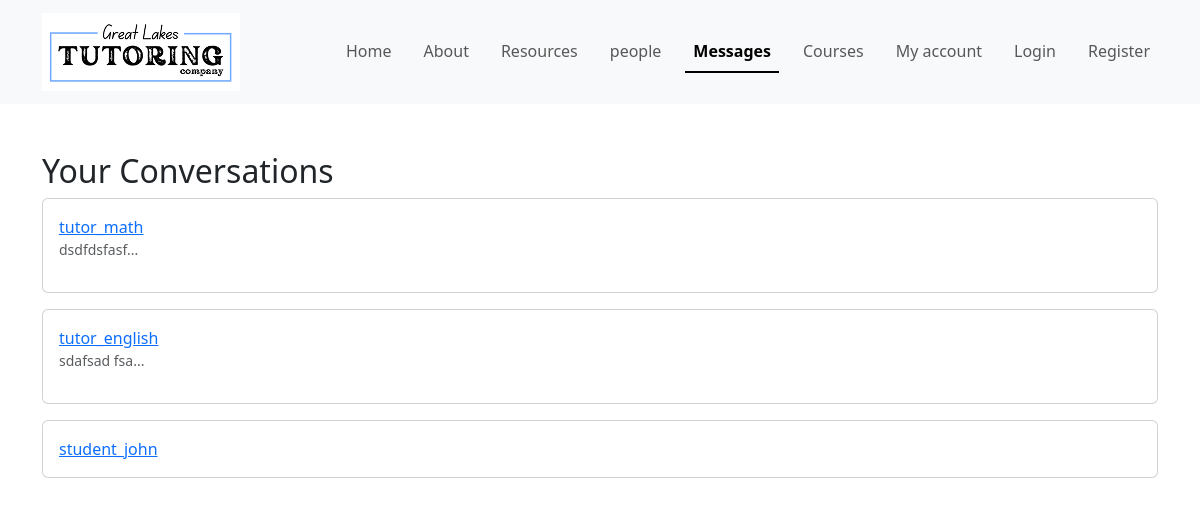
Screenshot of /messages (signed in) with the database file from the repository.
### app.py (models this page shows, shortened)
class Conversation(db.Model):
    id = db.Column(db.Integer, primary_key=True)
    student_id = db.Column(db.Integer, db.ForeignKey('user.id'), nullable=False)
    tutor_id = db.Column(db.Integer, db.ForeignKey('user.id'), nullable=False)
    created_at = db.Column(db.DateTime, default=datetime.utcnow)
    messages = db.relationship('Message', backref='conversation', lazy=True)
    student = db.relationship('User', foreign_keys=[student_id])
    tutor = db.relationship('User', foreign_keys=[tutor_id])

class User(db.Model, UserMixin):
    id = db.Column(db.Integer, primary_key=True)
    username = db.Column(db.String(100), unique=True, nullable=False)
    email = db.Column(db.String(120), unique=True, nullable=False)
    password_hash = db.Column(db.String(200), nullable=False)
    points = db.Column(db.Integer, default=0)
    role = db.Column(db.String(20), default="student")
    results = db.relationship('Result', backref='user', lazy=True)

class Message(db.Model):
    id = db.Column(db.Integer, primary_key=True)
    conversation_id = db.Column(db.Integer, db.ForeignKey('conversation.id'), nullable=False)
    sender_id = db.Column(db.Integer, db.ForeignKey('user.id'), nullable=False)
    content = db.Column(db.Text, nullable=False)
    timestamp = db.Column(db.DateTime, default=datetime.utcnow)
    sender = db.relationship('User', backref='sent_messages')

### app.py (the view)
@app.route("/messages")
@login_required
def messages():
    if current_user.role == "student":
        conversations = Conversation.query.filter_by(
            student_id=current_user.id
        ).all()
    else:
        conversations = Conversation.query.filter_by(
            tutor_id=current_user.id
        ).all()
    return render_template("messages.html", conversations=conversations)

### app.py (called while the page is built)
@login_manager.user_loader
def load_user(user_id):
    return User.query.get(int(user_id))

### templates/messages.html
{% extends "base.html" %}
{% block content %}
<div class="container mt-5">
    <h2>Your Conversations</h2>
    {% for convo in conversations %}
    <div class="card mb-3">
        <div class="card-body">
            <a href="{{ url_for('conversation', conversation_id=convo.id) }}">
                {% if convo.student_id == current_user.id %}
                {{ convo.tutor.username }}
                {% else %}
                {{ convo.student.username }}
                {% endif %}
            </a>
            {% set last_message = convo.messages[-1] if convo.messages else None %}
            {% if last_message %}
            <p class="text-muted small">
                {{ last_message.content[:40] }}...
            </p>
            {% endif %}
        </div>
    </div>
    {% else %}
    <p>No conversations yet.</p>
    {% endfor %}
</div>
{% endblock %}

### rows the page displays
Conversation: tutor.username "tutor_math"
Message: content "dsdfdsfasf"
Conversation: tutor.username "tutor_english"
Message: content "sdafsad fsa"
Conversation: tutor.username "student_john"
